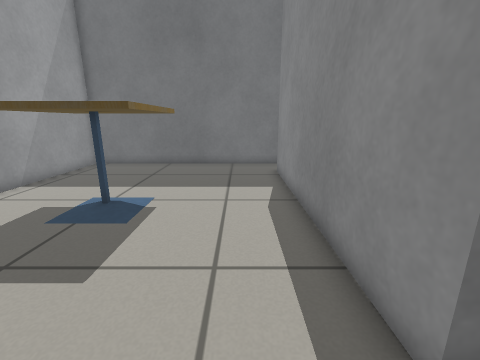
view 1 (above)

16 first-person views from a walk through a robot-simulator world made for Gazebo. The camera is 0.68 m above the floor, tilts 14° down and sees 90° across. The floor is counted in squares, 0.25 m on a side. Each view is taken from the middle of a square. On the plan, view 1 faces up. The plan holds only what a view shows up to about 18 squares ahead; the rest is blank.

view 2
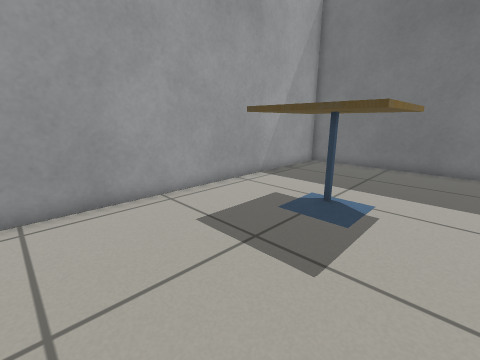

view 3
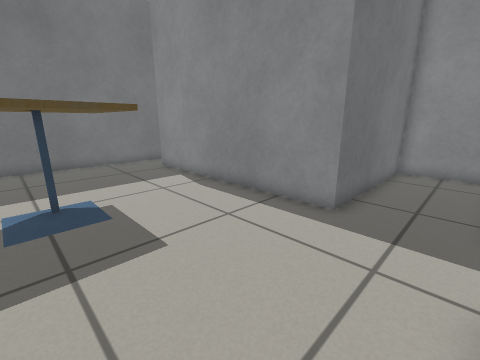

view 4
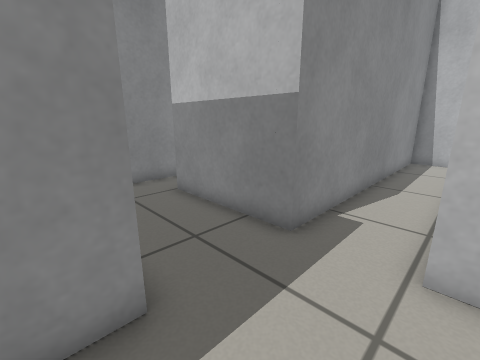

view 5
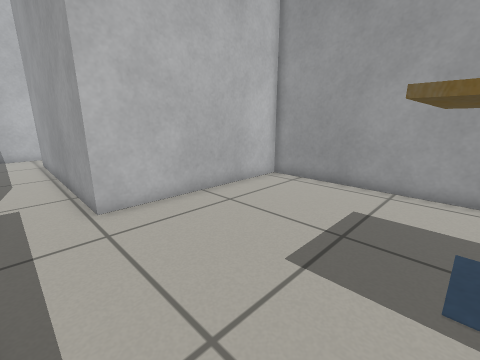

view 6
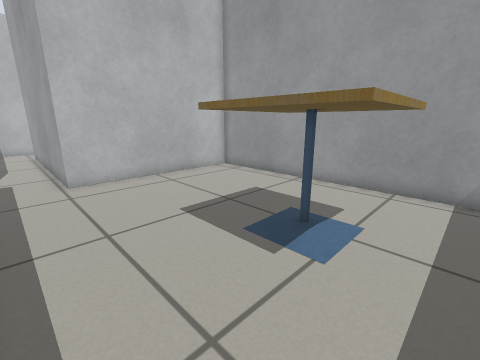

view 7
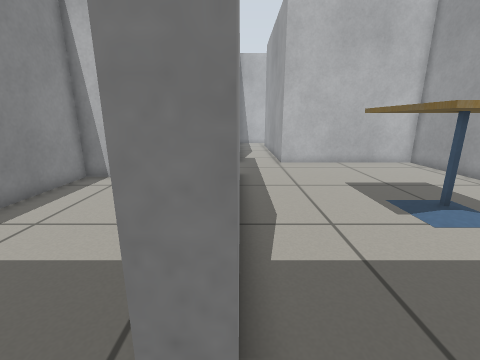

view 8
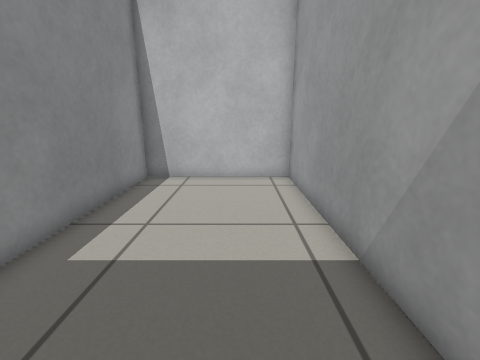

view 9
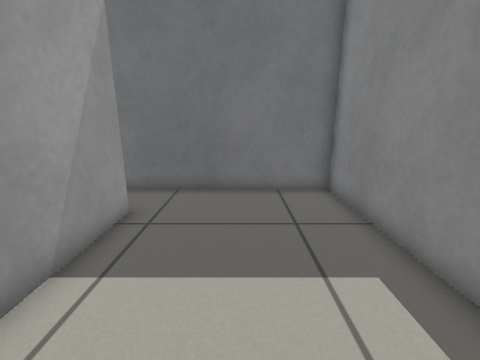

view 10
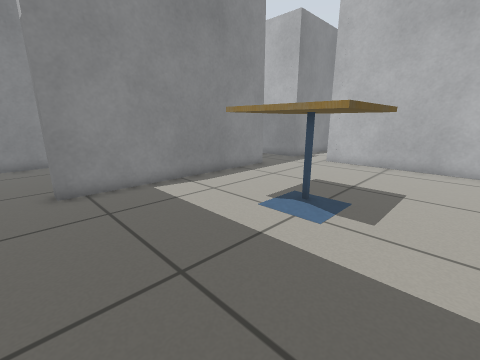

view 11
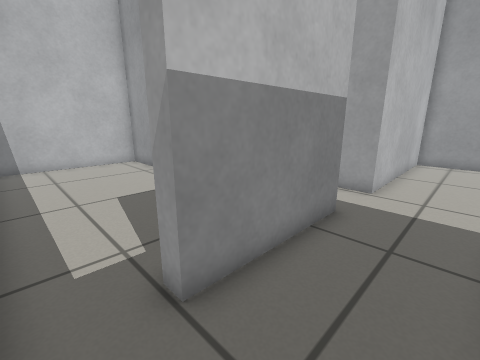

view 12
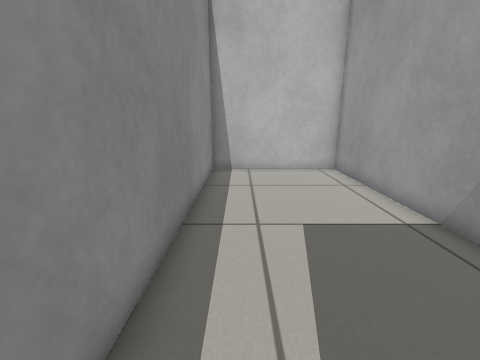

view 13
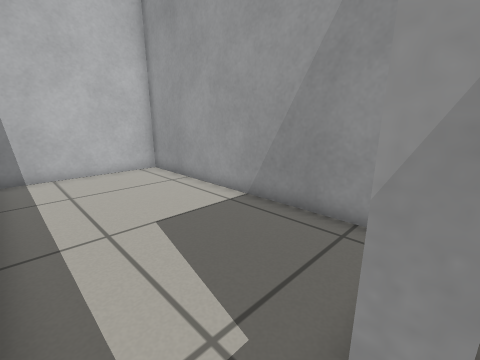

view 14
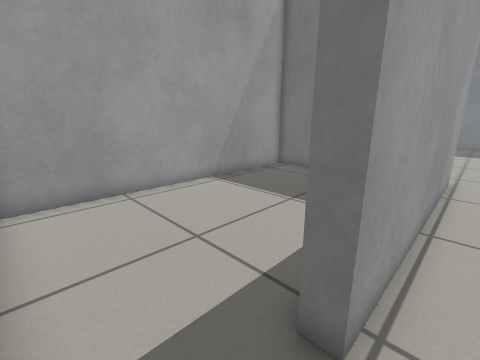

view 15
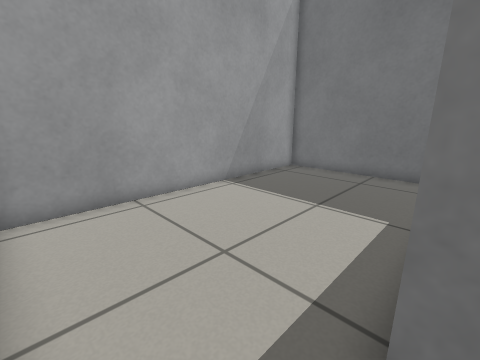

view 16
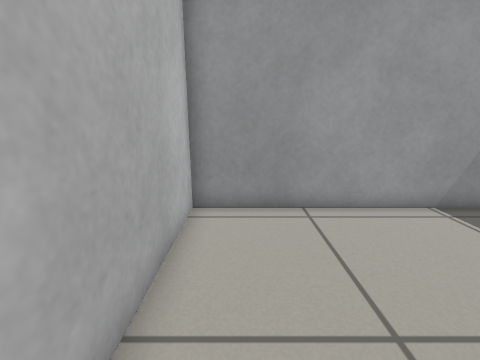

### Floor plan
Points are (right, up) in squares from view 1. A wall is a line through its corners. A room is listed if a view was taken in it or the views show most of it. See-through windows are left out.
Room 1 (views 1, 2, 3, 4, 5, 6, 7, 10, 11, 12, 13, 14)
walls: (2.4, 15.3) (-9.2, 15.3) (-9.2, -1.6) (-0.7, -1.6) (-0.7, -12.6); (9.6, -2.6) (9.6, 1.9) (2, 1.9) (2, 12.9) (2.6, 12.9); (-1, -15.5) (2, -15.5) (2, -1.8) (7.4, -1.8) (7.4, -2.5)
ways out: opening at (2, 13.5) to room 2; opening at (-1, -14) to room 3; opening at (8.5, -2) to room 4
objects: cafe table (-6, 5) to (-2, 9)
Room 2 (views 8, 9)
walls: (2.6, 12.9) (2.6, 2.5) (9.6, 2.5) (9.6, 15.3) (2.4, 15.3)
ways out: opening at (2, 13.5) to room 1
Room 3 (views 15, 16)
walls: (-0.7, -12.6) (-1.4, -12.6); (-2.6, -2.2) (-9.2, -2.2) (-9.2, -15.5) (-3.1, -15.5)
ways out: opening at (-1, -14) to room 1
Room 4 (no view inside)
walls: (2.6, -3.6) (2.6, -15.5) (9.6, -15.5) (9.6, -2.6)
ways out: opening at (8.5, -2) to room 1

Positions as (right, up) in squares from view 1, and headings:
1: (0, 0), facing up
2: (-1, 0), facing up-left
3: (-5, -1), facing up-right
4: (-1, 3), facing down-right
5: (1, 6), facing down-left
6: (1, 10), facing down-left
7: (2, 14), facing down
8: (5, 14), facing down
9: (6, 6), facing up
10: (-8, 14), facing down-right
11: (9, 1), facing down-left
12: (8, -2), facing down
13: (9, -2), facing down-left
14: (0, -15), facing up-left
15: (-1, -15), facing up-left
16: (-2, -14), facing left
